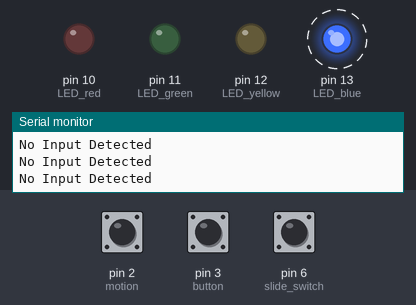
A sketch run on a simulated Arduino Uno, built with avr-gcc and run on an emulated ATmega328P. On the bench: output pins drawn as LEDs (lit = HIGH), the last lines printed to the serial monitor. Dashed ring = blinking. The test bench sets the inputs (shaded band); at power-on: pin 2 (motion) HIGH, pin 3 (button) HIGH, pin 6 (slide_switch) HIGH.

Above: at 1.2 s.
1.3 s: pin 2 (motion) pulled LOW for 0.15 s
At 2.4 s:
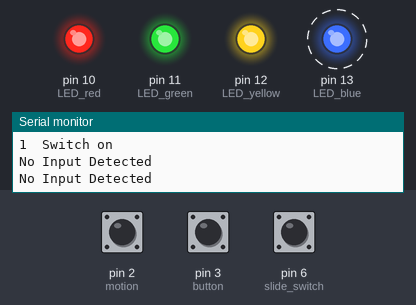
4.3 s: pin 3 (button) pulled LOW for 0.15 s
At 4.37 s:
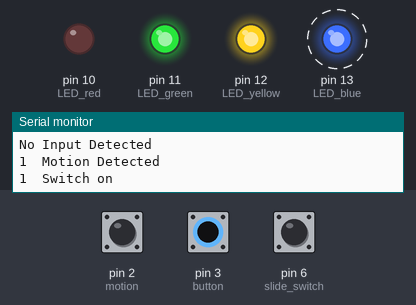
7.3 s: pin 6 (slide_switch) pulled LOW for 0.15 s
At 7.37 s:
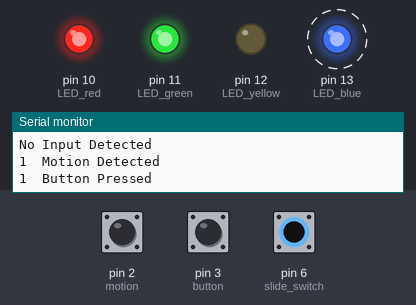
10.3 s: pin 2 (motion) pulled LOW for 1 s
At 11.15 s:
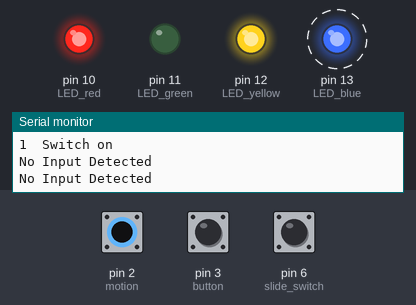
13.3 s: pin 3 (button) pulled LOW for 1 s
At 13.9 s:
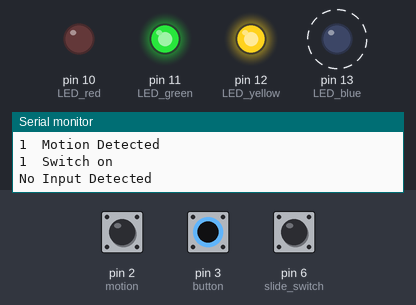
16.3 s: pin 6 (slide_switch) pulled LOW for 1 s
At 16.8 s:
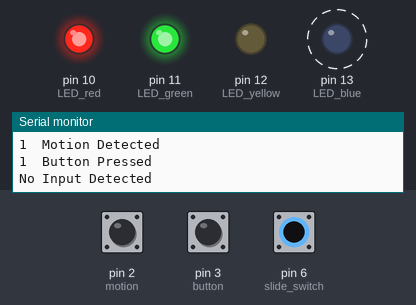
Timing chart, 0 to 20.3 s (numbered marks = the images above; inputs shaded):
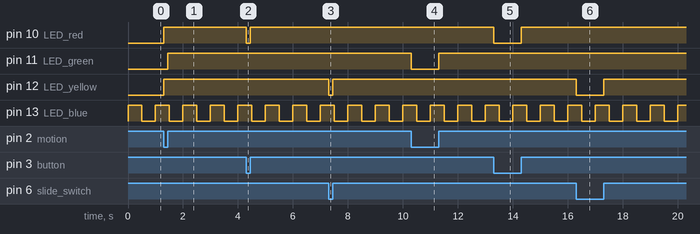

The sketch:

Task_1..4D_Amended.ino
```cpp
/*
  Task 1.4D Multiple Interrupts & Timer

  Program has three inputs - motion sensor, button and slide switch input, as well as a timer
  Output for all 3 inputs is associated with LEDs: green (motion sensor), red (Button) and yellow (Slide Switch)
  Timer will constantly blink blue LED at approx 500ms intervals
*/

// Set variable & constants
const int  motion = 2;			// Assign motion sensor to DPin# 2
const int button = 3;			// Assign button to DPin# 3
const int slide_switch = 6;		// Assign button to DPin# 6
const int LED_green = 11;		// Assign LED Green to Pin# 11 - motion
const int LED_red = 10;			// Assign LED Red to Pin# 10 - button
const int LED_yellow = 12;		// Assign LED Yellow to Pin# 12 - temp
const int LED_blue = 13;		// Assign LED Blue to Pin# 13 - timer
volatile int motion_flag = 0;	// set motion Flag varaible as volatile
volatile int button_state = 0;	// set button State varaible as volatile
volatile int switch_state = 0;	// set switch State varaible as volatile

// Program setup code
void setup()
{
  pinMode(motion,INPUT_PULLUP); // initialise sensor as input
  pinMode(button,INPUT_PULLUP); // initialise button as input
  pinMode(slide_switch,INPUT_PULLUP);// initialise temp controller as input
  pinMode(LED_green, OUTPUT);	// initialise Green LED as output
  pinMode(LED_red, OUTPUT);		// initialise Red LED as output
  pinMode(LED_yellow, OUTPUT);	// initialise Yellow LED as output
  pinMode(LED_blue, OUTPUT);	// initialise Yellow LED as output

  PCICR |= B00000100;			// PCIE2 Activated
  PCMSK2 |= B01001100;			// D2, D3,D6 will trigger interrupt

  noInterrupts();
  TCCR1A = 0;					// Clear regs
  TCCR1B = 0;
  TCNT1 = 0;

  TCCR1B |= (1 << CS12);		// set to prescaler 256
  TCCR1B &= ~(1 << CS11);
  TCCR1B &= ~(1 << CS10);

  OCR1A = 31250;

  TIMSK1 = (1 << OCIE1A);		// Enable timer and compare interrupt  TIMSK1 = (1 << OCIE1A);		// Enable timer and compare interrupt
  TCCR1B |=(1<< WGM12);

  interrupts();
  Serial.begin(9600); 		// initialise serial at 9600bps
}

// Program Main
void loop()
{
  Serial.println();
  Serial.print("No Input Detected");	// constant loop for monitoring
  delay(500);
}

//Interrupt function

ISR(PCINT2_vect)	// Digital Pins 0-7
{
  if(digitalRead(motion))
  {
    motion_flag = HIGH;
    digitalWrite(LED_green,motion_flag);
    Serial.println();
    Serial.print(motion_flag);
    Serial.print("\t");
    Serial.print("Motion Detected");
  }
  else
  {
    motion_flag = LOW;
    digitalWrite(LED_green,motion_flag);
  }

  if(digitalRead(button))
  {
    button_state = HIGH;
    digitalWrite(LED_red,button_state);
    Serial.println();
    Serial.print(button_state);
    Serial.print("\t");
    Serial.print("Button Pressed");
  }
  else
  {
    button_state = LOW;
    digitalWrite(LED_red,button_state);
  }

  if(digitalRead(slide_switch))
  {
    switch_state = HIGH;
    digitalWrite(LED_yellow,switch_state);
    Serial.println();
    Serial.print(switch_state);
    Serial.print("\t");
    Serial.print("Switch on");
  }
  else
  {
    switch_state = LOW;
    digitalWrite(LED_yellow,switch_state);
  }
}

ISR(TIMER1_COMPA_vect){
  digitalWrite(LED_blue,digitalRead(LED_blue)^1);
}
```

Measured:
- after the input at 1.3 s, pin 10 (LED_red), pin 12 (LED_yellow): LOW → HIGH at once; pin 11 (LED_green): LOW → HIGH after 0.15 s
- after the input at 4.3 s, pin 10 (LED_red): HIGH → LOW at once, → HIGH 0.15 s later
- after the input at 7.3 s, pin 12 (LED_yellow): HIGH → LOW at once, → HIGH 0.15 s later
- after the input at 10.3 s, pin 11 (LED_green): HIGH → LOW at once, → HIGH 1.0 s later
- after the input at 13.3 s, pin 10 (LED_red): HIGH → LOW at once, → HIGH 1.0 s later
- after the input at 16.3 s, pin 12 (LED_yellow): HIGH → LOW at once, → HIGH 1.0 s later
- by itself, pin 13 (LED_blue): alternates HIGH for 0.50 s and LOW for 0.50 s
